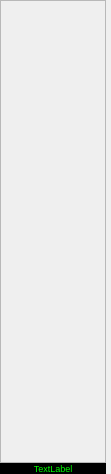
<?xml version="1.0" encoding="UTF-8"?>
<ui version="4.0">
 <class>EqualizerSlider</class>
 <widget class="QWidget" name="EqualizerSlider">
  <property name="geometry">
   <rect>
    <x>0</x>
    <y>0</y>
    <width>111</width>
    <height>474</height>
   </rect>
  </property>
  <property name="windowTitle">
   <string>Form</string>
  </property>
  <layout class="QVBoxLayout" name="verticalLayout">
   <property name="spacing">
    <number>0</number>
   </property>
   <property name="leftMargin">
    <number>0</number>
   </property>
   <property name="topMargin">
    <number>0</number>
   </property>
   <property name="rightMargin">
    <number>5</number>
   </property>
   <property name="bottomMargin">
    <number>0</number>
   </property>
   <item>
    <widget class="QFrame" name="frmSliderPlace">
     <property name="sizePolicy">
      <sizepolicy hsizetype="Preferred" vsizetype="Expanding">
       <horstretch>0</horstretch>
       <verstretch>0</verstretch>
      </sizepolicy>
     </property>
     <property name="frameShape">
      <enum>QFrame::StyledPanel</enum>
     </property>
     <property name="frameShadow">
      <enum>QFrame::Raised</enum>
     </property>
     <layout class="QHBoxLayout" name="horizontalLayout">
      <property name="spacing">
       <number>0</number>
      </property>
      <property name="leftMargin">
       <number>0</number>
      </property>
      <property name="topMargin">
       <number>0</number>
      </property>
      <property name="rightMargin">
       <number>0</number>
      </property>
      <property name="bottomMargin">
       <number>0</number>
      </property>
     </layout>
    </widget>
   </item>
   <item>
    <widget class="QLabel" name="lblCenterFrequency">
     <property name="styleSheet">
      <string notr="true">font: 7pt;
background-color: rgb(0, 0, 0);
color: rgb(0, 255, 0);</string>
     </property>
     <property name="text">
      <string>TextLabel</string>
     </property>
     <property name="alignment">
      <set>Qt::AlignCenter</set>
     </property>
    </widget>
   </item>
  </layout>
 </widget>
 <resources/>
 <connections/>
</ui>
